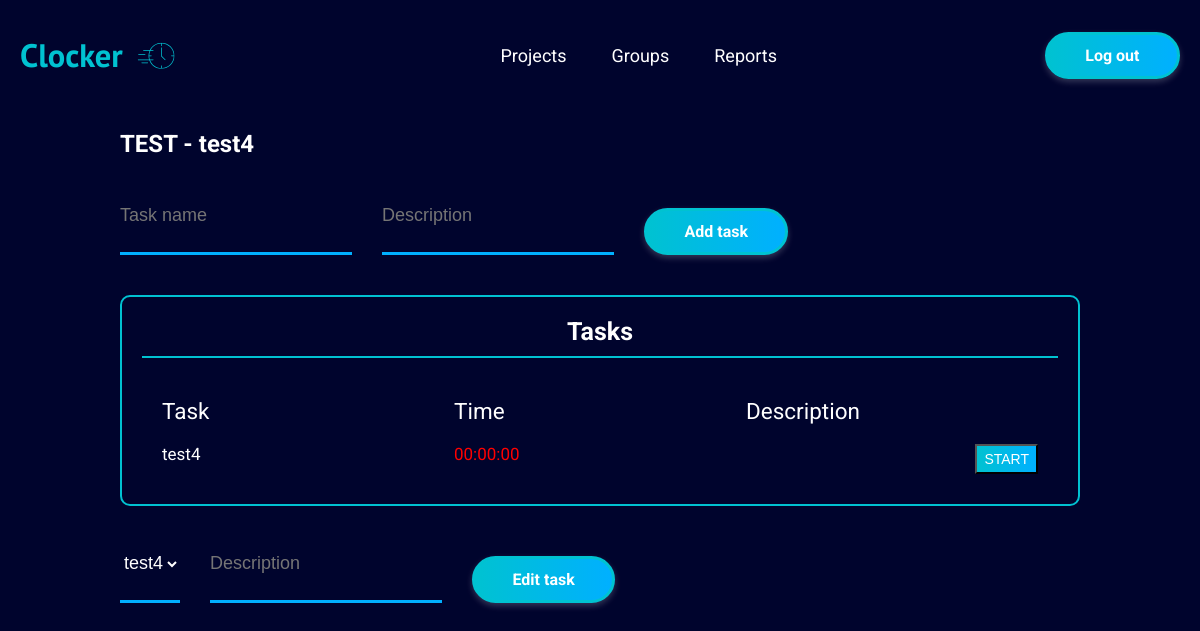
Screenshot of /project_details.php?P_id=12 (signed in) with the database file from the repository.
### tables this page shows
CREATE TABLE `projects` (
  `ID` int(11) NOT NULL,
  `user_id` int(11) NOT NULL,
  `group_id` int(11) DEFAULT NULL,
  `client_id` int(11) NOT NULL,
  `name` varchar(200) NOT NULL
);

CREATE TABLE `tasks` (
  `ID` int(11) NOT NULL,
  `project_id` int(11) NOT NULL,
  `name` varchar(100) NOT NULL,
  `description` varchar(255) NOT NULL,
  `start` timestamp NOT NULL DEFAULT current_timestamp(),
  `stop` timestamp NOT NULL DEFAULT current_timestamp(),
  `status` tinyint(1) NOT NULL DEFAULT 0,
  `timer` time NOT NULL DEFAULT '00:00:00'
);

### project_details.php (the view, shortened to what this page needs)
<!DOCTYPE html>
<html lang="en">
<?php require_once "_head.php" ?>
<body>
  <?php require_once "_navbar_main.php" ?>
  <div class="container">
    <div>
      <h2>
          <?php
          require_once "connect.php";
          $id = $_SESSION['p_id'];
          $sql = "SELECT p.name   FROM projects as p  WHERE p.ID=:id  ";
          $handle = $pdo->prepare($sql);
          $params = ['id' => $id];
          $handle->execute($params);
          if($handle->rowCount()>0) {
              $getRow = $handle->fetch(PDO::FETCH_ASSOC);
              $name = $getRow['name'];
              echo $name . " - " . $_SESSION['name'];
          }
      ?></h2>
    </div>
    <form class="add-project__container" method="post" action="<?php echo $_SERVER['PHP_SELF']; ?>">
      <input class="form__input" type="text" name="task_name" placeholder="Task name"
             value="<?php echo (isset($valName) ? $valName : '') ?>">
        <input class="form__input" type="text" name="description" placeholder="Description"
               value="<?php echo(isset($valName) ? $valName : '') ?>">
      <input type="submit" name="Add" value="Add task"
        class="form__btn btn-primary btn-primary--filled" />
    </form>
    <div class="projects">
      <h3 class="projects__title">Tasks</h3>
      <div class="projects__container">
        <div class="projects__row-container projects__header">
          <span>Task</span>
          <span>Time</span>
          <span>Description</span>
        </div>
          <?php
          require_once "connect.php";
          $id = $_SESSION['p_id'];
          $sql = "SELECT t.ID,t.name, t.timer, t.description, t.status FROM tasks as t WHERE t.project_id=:id ORDER BY t.ID DESC";
          $handle = $pdo->prepare($sql);
          $params = ['id' => $id];
          $handle->execute($params);
          if($handle->rowCount()>0){
              while($getRow = $handle->fetch(PDO::FETCH_ASSOC)){
                  $name=$getRow['name'];
                  $desc=$getRow['description'];
                  $timer=strtotime($getRow['timer']);
                  $timer=date("H:i:s",$timer);
                  if($getRow['status']==1){
                      $status = 'STOP';
                      $classa='class="not-working"';
                  }
                  else {
                      $status = 'START';
                      $classa='class="working"';
                  }
                  $t_id=$getRow['ID'];
                  echo '<form class="projects__row-container" method="post" action="'.$_SERVER['PHP_SELF'].'">
                           <input name="task_id" style="display: none" value="'.$t_id.'">
                          <span id="project-name"  >'.$name.'</span>
                          <span '.$classa.' id="clock">'.$timer.'</span>
                          <span id="project-name">'.$desc.'</span>
                          <input type="submit" name ="button" class="details btn-primary--filled"  value="'.$status.'"/>
                        </form>';
              }
          }
          ?>
      </div>
    </div>
    <form class="add-project__container" method="POST" action="<?php echo $_SERVER['PHP_SELF']; ?>">
        <select class="form__input" name="edit-task" type="text" placeholder="Task name">
            <?php
            require_once "connect.php";
            $id = $_SESSION['p_id'];
            $sql = "select name,ID from tasks where project_id=:id";
            $handle = $pdo->prepare($sql);
            $params = ['id' => $id];
            $handle->execute($params);
            if ($handle->rowCount() > 0) {
                while ($getRow = $handle->fetch(PDO::FETCH_ASSOC)) {
                    $name = $getRow['name'];
                    $t_id=$getRow['ID'];
                    echo '<option value=' . $t_id . '>' . $name . '</option>';
                }
            }
            ?>
        </select>
        <input class="form__input" type="text" name="description" placeholder="Description"
               value="<?php echo(isset($valDesc) ? $valDesc : '') ?>">
      <input type="submit" name="submit_task" value="Edit task"
        class="form__btn btn-primary btn-primary--filled" />
    </form>
  </div>
</body>
</html>

### styles/styles.css (style rules this page uses)
:root { --bg-color: #00042d; --white: #fff; --text-gray-dark: #a8a8a8; --gradient-clr-primary: #00c2d1; --gradient-clr-secondary: #00b0ff; --bg-gradient-btn: linear-gradient(to right, #00c2d1, #00b0ff); --box-shadow-primary: 0 3px 6px rgba(255, 255, 255, 0.2); }
html { font-size: 62.5%; box-sizing: border-box; }
*, *::before, *::after { box-sizing: inherit; margin: 0; padding: 0; }
body { font-family: 'Roboto', sans-serif; font-size: 1.6rem; min-height: 100vh; background: var(--bg-color); color: var(--white); min-width: 20rem; overflow-x: hidden; }
.container { max-width: 100rem; margin: 0 auto; padding: 2rem; }
.working { color: red; }
.btn-primary { font-weight: 700; font-family: inherit; font-size: 1.6rem; text-align: center; padding: 1.1rem 3.75rem; border: 3px solid var(--gradient-clr-primary); border-radius: 10rem; cursor: pointer; box-shadow: var(--box-shadow-primary); }
.btn-primary--filled { background-image: var(--bg-gradient-btn); }
.details { position: absolute; right: 0; top: 0; padding: 0.5rem 0.7rem; font-size: 1.4rem; color: var(--white); cursor: pointer; }
option { color: #000; }
.form__input { padding: 1rem 0; font-size: 1.8rem; background: transparent; border: none; border-bottom: 3px solid var(--gradient-clr-secondary); color: var(--white); }
.form__btn { margin-top: 3rem; color: var(--white); }
.last-projects, .recent-groups, .projects { margin-top: 4rem; padding: 2rem; border: 2px solid var(--gradient-clr-primary); border-radius: 1rem; }
.last-projects__title, .recent-groups__title, .projects__title, .groups__title { font-size: 2.5rem; text-align: center; padding-bottom: 1rem; border-bottom: 2px solid var(--gradient-clr-primary); }
.add-project__container { display: flex; gap: 3rem; margin-top: 2rem; }
.projects__container { display: grid; gap: 2rem; padding: 2rem; }
.projects__row-container { display: grid; grid-template-columns: repeat(3, 1fr); font-size: 1.7rem; position: relative; }
.projects__header { font-size: 2.25rem; margin-top: 2rem; }

### rows the page displays
projects: name "TEST"
tasks: name "test4", timer "00:00:00", button "START"

### other values shown
$_SESSION['name'] "test4"
form field edit-task "test4"
